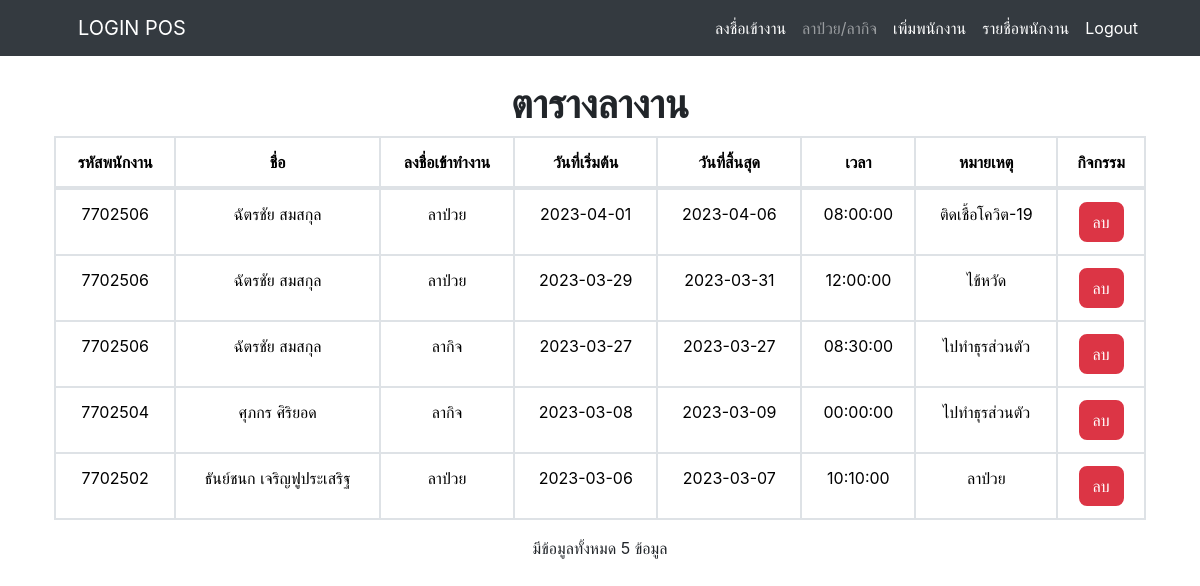
Screenshot of /system/show_leave.php (signed in) with the database file from the repository.
### tables this page shows
CREATE TABLE `post` (
  `id` int(11) NOT NULL,
  `user_type` varchar(10) NOT NULL COMMENT 'Type',
  `user_id` int(11) NOT NULL COMMENT 'รหัสพนักงาน',
  `user_name` varchar(50) NOT NULL COMMENT 'Name',
  `user_date1` date NOT NULL COMMENT 'วันที่เริ่ม',
  `user_date2` date NOT NULL COMMENT 'วันสิ้นสุด',
  `user_time` time NOT NULL COMMENT 'Time',
  `user_note` varchar(500) NOT NULL COMMENT 'Note'
);

### system/show_leave.php (the view, shortened to what this page needs)
<?php
    include_once 'dbconnect.php';
    $sql = "SELECT * FROM post ORDER BY user_date1 DESC";
    $result = mysqli_query($con, $sql);
 ?>
<!DOCTYPE html>
<html lang="en">
    <head>
        <link rel="stylesheet" href="/lib/bootstrap.min.css">
		<link rel="stylesheet" href="https://cdnjs.cloudflare.com/ajax/libs/sweetalert/1.1.3/sweetalert.css">
        <link href="css/styles.css" rel="stylesheet" />
        <link href="css/styles.css" rel="stylesheet" />
    </head>
    <body>
        <nav class="navbar navbar-expand-lg navbar-dark bg-dark">
            <div class="container">
                <div class="col-md-6"><a class="navbar-brand" href="#!">LOGIN POS</a></div>
                <div class="collapse navbar-collapse" id="navbarSupportedContent">
                <ul class="navbar-nav ms-auto mb-8 mb-lg-0">
                    <li class="nav-item"><a class="nav-link active" aria-current="page" href="show_user.php">ลงชื่อเข้างาน</a></li>
                    <li class="nav-item"><a class="nav-link" href="show_leave.php">ลาป่วย/ลากิจ</a></li>
                    <li class="nav-item"><a class="nav-link active" aria-current="page" href="add.php">เพิ่มพนักงาน</a></li>
			        <li class="nav-item"><a class="nav-link active" aria-current="page" href="employee.php">รายชื่อพนักงาน</a></li>
                    <li class="nav-item"><a class="nav-link active" aria-current="page" href="login.php">Logout</a></li>
                </ul>
                </div>
            </div>
        </nav>
 <header><br>
 <div class="container">
            <h1 class="text-center">ตารางลางาน</h1>
            <div class="table-responsive">
                <table class="table table-bordered  bg-white ">
                    <thead>
                     <tr class="text-nowrap text-center">
                         <th>รหัสพนักงาน</th>
                         <th>ชื่อ</th>
                         <th>ลงชื่อเข้าทำงาน</th>
                         <th>วันที่เริ่มต้น</th>
                         <th>วันที่สิ้นสุด</th>
                         <th>เวลา</th>
                         <th>หมายเหตุ</th>
                         <th>กิจกรรม</th>
                     </tr>
                </thead>
            <tbody>
                <?php while ($row = mysqli_fetch_array($result)) { ?>
                    <tr class="text-nowrap text-center">
                        <td><?php echo $row['user_id'];?></td>
                        <td><?php echo $row['user_name'];?></td>
                        <td><?php echo $row['user_type'];?></td>
                        <td><?php echo $row['user_date1'];?></td>
                        <td><?php echo $row['user_date2'];?></td>
                        <td><?php echo $row['user_time'];?></td>
                        <td><?php echo $row['user_note'];?></td>
                        <td><input type="button" value="ลบ" name="btn-delete" class="btn btn-danger" onclick ="delete_user (<?php echo $row['id']; ?>);"></td>
                    </tr>
                <?php } ?>
                </tbody>
             </table>
            </div>
            <center><div>มีข้อมูลทั้งหมด <?php echo mysqli_num_rows($result) . " ข้อมูล"; ?></div></center><br>
     </div>
</header>
    </body>
</html>

### rows the page displays
post: user "7702506", user_name "ฉัตรชัย สมสกุล", user_type "ลาป่วย", user_date1 "2023-04-01", user_date2 "2023-04-06", user_time "08:00:00", user_note "ติดเชื้อโควิต-19"
post: user "7702506", user_name "ฉัตรชัย สมสกุล", user_type "ลาป่วย", user_date1 "2023-03-29", user_date2 "2023-03-31", user_time "12:00:00", user_note "ไข้หวัด"
post: user "7702506", user_name "ฉัตรชัย สมสกุล", user_type "ลากิจ", user_date1 "2023-03-27", user_date2 "2023-03-27", user_time "08:30:00", user_note "ไปทำธุรส่วนตัว"
post: user "7702504", user_name "ศุภกร ศิริยอด", user_type "ลากิจ", user_date1 "2023-03-08", user_date2 "2023-03-09", user_time "00:00:00", user_note "ไปทำธุรส่วนตัว"
post: user "7702502", user_name "ธันย์ชนก เจริญฟูประเสริฐ", user_type "ลาป่วย", user_date1 "2023-03-06", user_date2 "2023-03-07", user_time "10:10:00", user_note "ลาป่วย"

### other values shown
mysqli_num_rows($result) "5"
